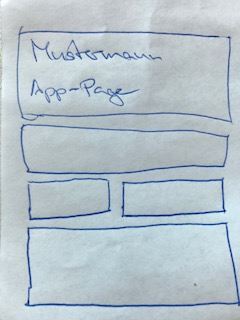
#> input picture Shape Detection/2.jpg, 240 x 320 px
$ python image_contrast.py
#> lines starting #> are read from the running program, lines starting #| are printed output that depends on the picture
from PIL import Image, ImageEnhance

img2 = Image.open('2.jpg')
#> img2 is the input picture: PIL image 240x320 RGB; mean R, G, B 181.5, 195, 203
enhancer = ImageEnhance.Contrast(img2)
img2 = enhancer.enhance(4)
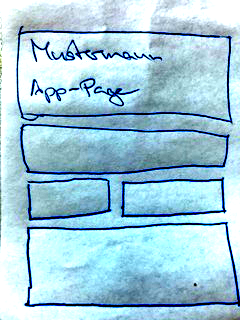
#> img2: PIL image 240x320 RGB; mean R, G, B 162.6, 203.5, 220
enhancer = ImageEnhance.Brightness(img2)
img2 = enhancer.enhance(4)
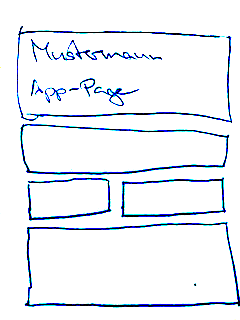
#> img2: PIL image 240x320 RGB; mean R, G, B 236.4, 240.4, 246.5
enhancer = ImageEnhance.Contrast(img2)
img2 = enhancer.enhance(5)
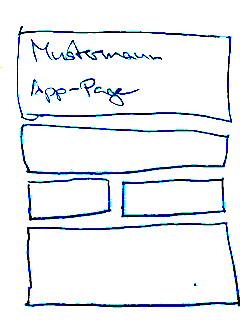
#> img2: PIL image 240x320 RGB; mean R, G, B 235, 239.3, 245.4
enhancer = ImageEnhance.Brightness(img2)
img2 = enhancer.enhance(5)
#img2.rotate(270).save("alt1.jpg")
enhancer.enhance(5).save("alt1.png")

# [7 lines of commented-out code are left out]
